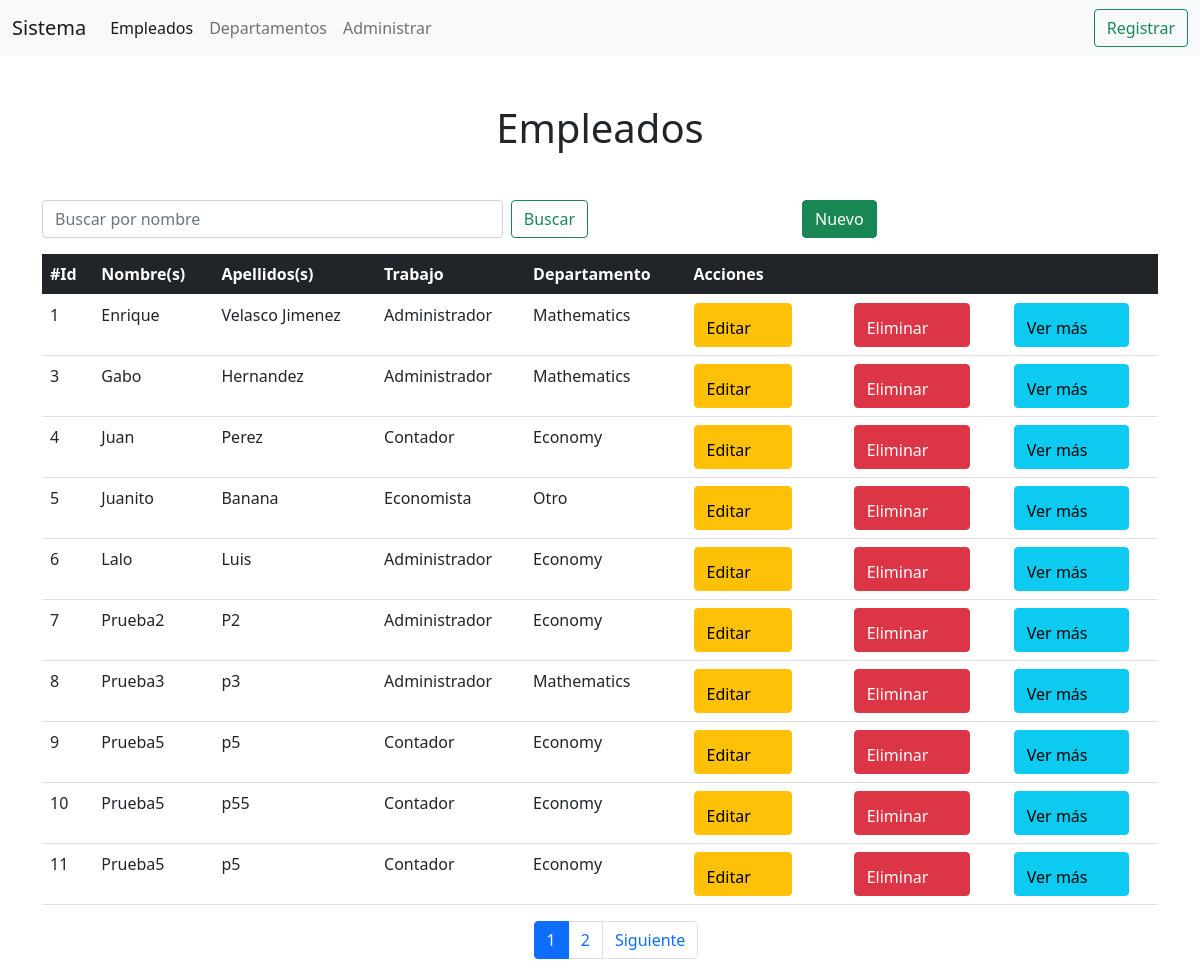
The page /list_all/ on the database as committed earlier.
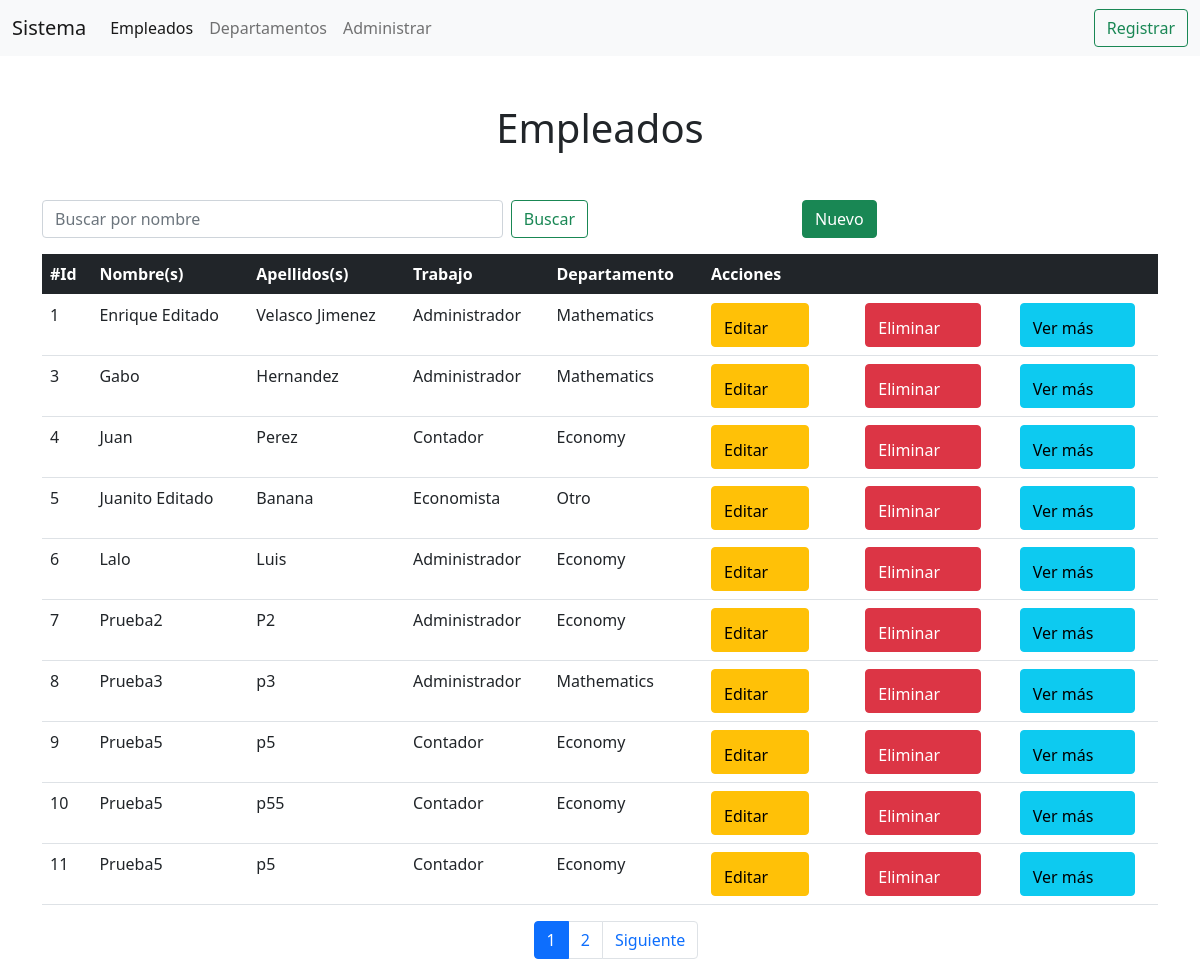
The same page on the database as committed later.
### apps/persona/models.py (models this page shows, shortened)
class Person(models.Model):
    jobs = [
        ('0', 'Contador'),
        ('1', 'Administrador'),
        ('2', 'Economista'),
        ('3', 'Sistemas'),
        ('4', 'Soporte'),
        ('5', 'Redes'),
        ('6', 'Web'),
        ('7', 'Apps')
    ]
    first_name = models.CharField('Name', max_length=50)
    last_name = models.CharField('Last Name', max_length=50)
    job = models.CharField('Job', max_length=50, choices=jobs)
    department = models.ForeignKey(Department, on_delete=models.CASCADE)
    habilidades = models.ManyToManyField(Habilidades)
    hoja_vida = RichTextField()
    avatar = models.ImageField('Avatar', upload_to='empleados', blank=True, null=True)
    class Meta:
        verbose_name = 'Empleado'
        verbose_name_plural = 'Empleados'

### apps/department/models.py (models this page shows, shortened)
class Department(models.Model):
    name = models.CharField('Name', max_length=50)
    short_name = models.CharField('Short name', max_length=50)
    anulate = models.BooleanField('Anulate', default=False)
    class Meta:
        verbose_name = 'Departamento'
        verbose_name_plural = 'Departamentos'

### apps/persona/views.py (the view)
# urls.py: path('list_all/', views.ListAll.as_view(), name='list_all'),
class ListAll(ListView):
    model = Person
    template_name = "Person/listPerson.html"
    context_object_name = "empleados"
    paginate_by = 10
    def get_queryset(self):
        kword = self.request.GET.get('kword', '')
        queryset = Person.objects.filter(
            first_name__contains = kword
        )
        return queryset

### templates/Person/listPerson.html (shortened to what this page needs)
{% extends 'base.html' %}
{% block content %}
{% include 'includes/header.html' %}
<div class="container mt-5">
    <h1 class="text-center mt-5 mb-5">Empleados</h1>
    <div class="row justify-content-between">
        <div class="col-md-6">
            <form class="d-flex mb-3">{% csrf_token %}
            <input class="form-control me-2" type="search" placeholder="Buscar por nombre" aria-label="Search" id="kword" name="kword">
                <button class="btn btn-outline-success" type="submit">Buscar</button>
            </form>
        </div>
        <div class="col-md-4">
            <form action="/add_empleado"><button class="btn btn-success">Nuevo</button></form>
        </div>
    </div>
    <table class="table">
        <thead class="table-dark">
          <tr>
            <th>#Id</th>
            <th>Nombre(s)</th>
            <th>Apellidos(s)</th>
            <th>Trabajo</th>
            <th>Departamento</th>
            <th>Acciones</th>
          </tr>
        </thead>
        <tbody>
            {% for empleado in empleados %}
               <tr>
                   <td>{{empleado.id}}</td>
                   <td>{{empleado.first_name}}</td>
                   <td>{{empleado.last_name}}</td>
                   <td>{{empleado.get_job_display}}</td>
                   <td>{{empleado.department.name}}</td>
                   <td>
                    <div class="row">
                        <div class="col-md-4">
                            <form action="/update_empleado/{{empleado.id}}">
                                <button type="submit" class="btn btn-warning">Editar  <box-icon name='edit-alt'></box-icon></button>
                            </form>
                        </div>
                        <div class="col-md-4">
                            <form action="/delete_empleado/{{empleado.id}}">
                                <button type="submit" class="btn btn-danger">Eliminar  <box-icon name='trash' ></box-icon></button>
                            </form>
                        </div>
                        <div class="col-md-4">
                            <form action="/ver_empleado/{{empleado.id}}">
                                <button type="submit" class="btn btn-info">Ver más  <box-icon name='user-pin' ></box-icon></button>
                            </form>
                        </div>
                    </div>
                   </td>
               </tr>
            {% endfor %}
        </tbody>
      </table>
<ul>
    {% if is_paginated %}
        <nav aria-label="Page navigation example">
            <ul class="pagination justify-content-center">
                {% for page in paginator.page_range %}
                    {% ifequal  page page_obj.number %}
                        <li class="page-item active" aria-current="page">
                            <span class="page-link">{{page}}</span>
                        </li>
                    {% else %}
                        <li class="page-item" aria-current="page">
                            <a class="page-link" href="?page={{page}}">{{page}}</a>
                        </li>
                    {% endifequal %}
                {% endfor %}
            {% if page_obj.has_next %}
                <li class="page-item">
                    <a class="page-link" href="?page={{page_obj.next_page_number}}">Siguiente</a>
                </li>
            {% endif %}
            </ul>
        </nav>
    {% endif %}
</div>
{% endblock content %}

Rows that differ between the two databases and show on the page:
changed Person "Velasco Jimenez": first_name "Enrique" → "Enrique Editado"
changed Person "Banana": first_name "Juanito" → "Juanito Editado"
